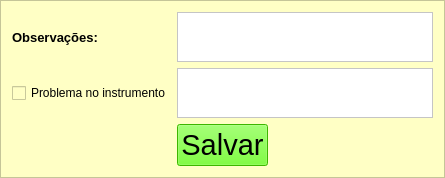
        <widget class="QFrame" name="frame_7">
         <property name="maximumSize">
          <size>
           <width>16777215</width>
           <height>180</height>
          </size>
         </property>
         <property name="styleSheet">
          <string notr="true">background-color: rgb(255, 255, 197);</string>
         </property>
         <property name="frameShape">
          <enum>QFrame::StyledPanel</enum>
         </property>
         <property name="frameShadow">
          <enum>QFrame::Raised</enum>
         </property>
         <layout class="QGridLayout" name="gridLayout_5">
          <item row="1" column="0">
           <widget class="QCheckBox" name="inst_probl_checkBox">
            <property name="text">
             <string>Problema no instrumento</string>
            </property>
           </widget>
          </item>
          <item row="1" column="1" colspan="3">
           <widget class="QTextEdit" name="inst_probl_textEdit">
            <property name="maximumSize">
             <size>
              <width>16777215</width>
              <height>50</height>
             </size>
            </property>
            <property name="styleSheet">
             <string notr="true">background-color: rgb(255, 255, 255);</string>
            </property>
           </widget>
          </item>
          <item row="0" column="1" colspan="3">
           <widget class="QTextEdit" name="observations_textEdit">
            <property name="maximumSize">
             <size>
              <width>16777215</width>
              <height>50</height>
             </size>
            </property>
            <property name="styleSheet">
             <string notr="true">background-color: rgb(255, 255, 255);</string>
            </property>
           </widget>
          </item>
          <item row="0" column="0">
           <widget class="QLabel" name="label_20">
            <property name="minimumSize">
             <size>
              <width>0</width>
              <height>0</height>
             </size>
            </property>
            <property name="maximumSize">
             <size>
              <width>150</width>
              <height>16777215</height>
             </size>
            </property>
            <property name="font">
             <font>
              <pointsize>10</pointsize>
              <weight>75</weight>
              <bold>true</bold>
             </font>
            </property>
            <property name="text">
             <string>Observações:</string>
            </property>
           </widget>
          </item>
          <item row="2" column="1">
           <widget class="QPushButton" name="save_pushButton">
            <property name="maximumSize">
             <size>
              <width>100</width>
              <height>16777215</height>
             </size>
            </property>
            <property name="font">
             <font>
              <pointsize>22</pointsize>
              <weight>50</weight>
              <bold>false</bold>
             </font>
            </property>
            <property name="styleSheet">
             <string notr="true">background-color: rgb(85, 255, 0);</string>
            </property>
            <property name="text">
             <string>Salvar</string>
            </property>
           </widget>
          </item>
          <item row="2" column="3">
           <widget class="QLabel" name="save_label">
            <property name="text">
             <string/>
            </property>
           </widget>
          </item>
          <item row="2" column="2">
           <widget class="QLabel" name="salvar_label">
            <property name="text">
             <string/>
            </property>
           </widget>
          </item>
         </layout>
        </widget>
